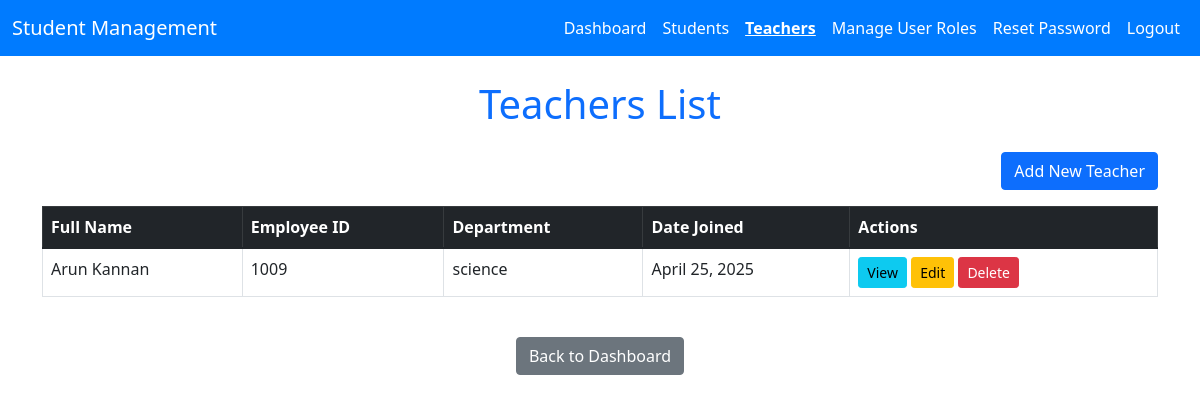
Screenshot of /adminpanel/teachers/ (signed in) with the database file from the repository.
### teachers/models.py (models this page shows, shortened)
class Teacher(models.Model):
    user = models.OneToOneField(CustomUser, on_delete=models.CASCADE)
    employee_id = models.CharField(max_length=20, unique=True)
    department = models.CharField(max_length=100)
    date_joined = models.DateField(auto_now_add=True)

### authentication/models.py (models this page shows, shortened)
class CustomUser(AbstractBaseUser, PermissionsMixin):
    email = models.EmailField(unique=True)
    first_name = models.CharField(max_length=50)
    last_name = models.CharField(max_length=50)
    date_joined = models.DateTimeField(auto_now_add=True)
    ROLE_CHOICES = [
        ('student', 'Student'),
        ('teacher', 'Teacher'),
        ('admin', 'Admin'),
    ]
    role = models.CharField(max_length=10, choices=ROLE_CHOICES, default='student')
    is_active = models.BooleanField(default=False)
    is_staff = models.BooleanField(default=False)
    objects = CustomUserManager()
    USERNAME_FIELD = 'email'
    REQUIRED_FIELDS = [ 'first_name', 'last_name']  # Ensure 'username' is a required field for superuser creation

### adminpanel/views.py (the view)
# urls.py: path('teachers/', views.teacher_list, name='teacher_list'),
@login_required
@user_passes_test(is_admin)
def teacher_list(request):
    teachers = Teacher.objects.all()  # Get all teachers from the database
    return render(request, 'adminpanel/teacher_list.html', {'teachers': teachers})

### adminpanel/views.py (called while the page is built)
def is_admin(user):
    return user.is_authenticated and user.role == 'admin'

### templates/adminpanel/teacher_list.html (shortened to what this page needs)
{% extends 'home/base.html' %}
{% load static %}
{% block content %}
<h1 class="text-center text-primary mb-4">Teachers List</h1>
<div class="text-end mb-3">
    <a href="{% url 'teacher_create' %}" class="btn btn-primary">Add New Teacher</a>
</div>
<div class="table-responsive">
    <table class="table table-bordered table-hover">
        <thead class="table-dark">
            <tr>
                <th>Full Name</th>
                <th>Employee ID</th>
                <th>Department</th>
                <th>Date Joined</th>
                <th>Actions</th>
            </tr>
        </thead>
        <tbody>
            {% for teacher in teachers %}
                <tr>
                    <td>{{ teacher.user.first_name |capfirst}} {{ teacher.user.last_name|capfirst }}</td>
                    <td>{{ teacher.employee_id }}</td>
                    <td>{{ teacher.department }}</td>
                    <td>{{ teacher.date_joined }}</td>
                    <td>
                        <a href="{% url 'teacher_detail' teacher.id %}" class="btn btn-info btn-sm">View</a>
                        <a href="{% url 'teacher_update' teacher.id %}" class="btn btn-warning btn-sm">Edit</a>
                        <a href="{% url 'teacher_delete' teacher.id %}" class="btn btn-danger btn-sm" onclick="return confirm('Are you sure you want to delete this teacher?')">Delete</a>
                    </td>
                </tr>
            {% empty %}
                <tr>
                    <td colspan="5" class="text-center">No teachers found.</td>
                </tr>
            {% endfor %}
        </tbody>
    </table>
</div>
<div class="text-center mt-4">
    <a href="{% url 'admin_dashboard' %}" class="btn btn-secondary">Back to Dashboard</a>
</div>
{% endblock %}

### rows the page displays
Teacher: user.first_name "Arun", user.last_name "Kannan", employee_id "1009", department "science", date_joined "April 25, 2025"
